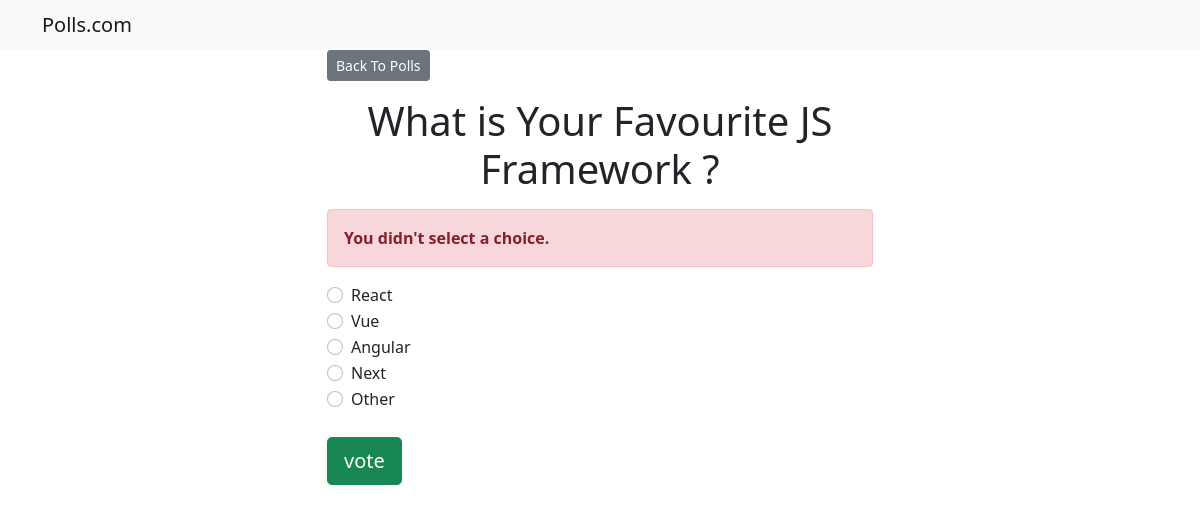
The page /2/vote/ on the database its author committed.
### polesapp/models.py (models this page shows, shortened)
class Question(models.Model):
    question_text = models.CharField(max_length=200)
    pub_date = models.DateTimeField('Date published')

class Choice(models.Model):
    question = models.ForeignKey(Question, on_delete=models.CASCADE)
    choice_text = models.CharField(max_length=200)
    votes = models.IntegerField(default = 0)

### polesapp/views.py (the view)
# urls.py: path('<int:question_id>/vote/', views.vote, name='vote')
def vote(request, question_id):
    question = get_object_or_404(Question, pk = question_id)
    try:
        selected_choice = question.choice_set.get(pk=request.POST['choice'])
    except (KeyError, Choice.DoesNotExist):
        return render(request, 'details.html',{
            'question': question,
            'error_message': "You didn't select a choice.",
            })
    else:
        selected_choice.votes += 1
        selected_choice.save()
        return HttpResponseRedirect(reverse('polesapp:results', args=(question.id,)))

### templates/details.html (shortened to what this page needs)
{% extends "base.html" %}
{% block content %}
<a class="btn btn-secondary btn-sm mb-3" href="{% url 'polesapp:index' %}"> Back To Polls </a>
<h1 class="text-center mb-3"> {{ question.question_text }} </h1>
{% if error_message %}
<p class="alert alert-danger">
    <strong> {{ error_message }} </strong>
</p>
{% endif %}
<form action="{% url 'polesapp:vote' question.id %}" method="post">
    {% for choice in question.choice_set.all %}
    <div class="form-check">
        <input
            type="radio"
            name="choice"
            class="form-check-input"
            id="choice{{ forloop.counter }}"
            value="{{ choice.id }}"
        />
        <label for="choice{{ for.lop.counter }}">{{ choice.choice_text }}</label>
    </div>
    {% endfor %}
    <input type="submit" value="vote" class="btn btn-success btn-lg btn-block mt-4" />
</form>
{% endblock %}

### rows shown on the page
Question: question_text "What is Your Favourite JS Framework ?"
Choice: choice_text "React"
Choice: choice_text "Vue"
Choice: choice_text "Angular"
Choice: choice_text "Next"
Choice: choice_text "Other"

### other values the page prints
{{ error_message }} "You didn't select a choice."
